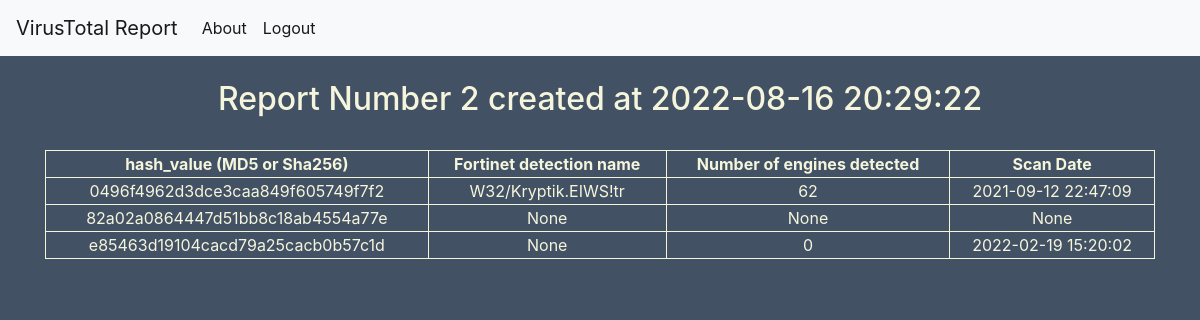
Page /2 on the earlier database version.
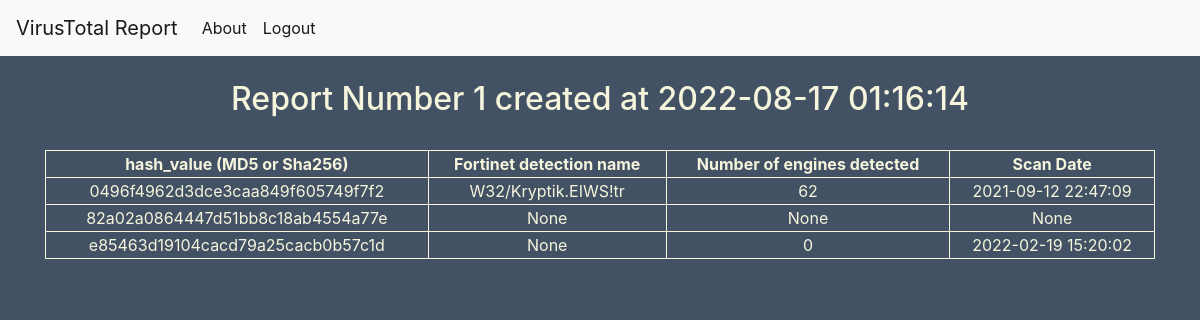
Same page on the later database version.
### tables this page shows
CREATE TABLE reports (
    id INTEGER PRIMARY KEY AUTOINCREMENT,
    created TIMESTAMP NOT NULL DEFAULT CURRENT_TIMESTAMP,
    title TEXT NOT NULL,
    user_id INTEGER NOT NULL,
    FOREIGN KEY(user_id) REFERENCES users(id)
);

CREATE TABLE hashes (
    id INTEGER PRIMARY KEY AUTOINCREMENT,
    hash_value TEXT NOT NULL,
    fortinet_result TEXT,
    positives INTEGER,
    scan_date TEXT
);

### routes.py (the view)
@app.route('/<int:report_id>')
def generate_report(report_id):
    report_info, report_hashes = get_report(report_id)
    return render_template('report.html', report_info=report_info, report_hashes=report_hashes)

### routes.py (called while the page is built)
def get_db_connection():
    conn = sqlite3.connect('database.db')
    conn.row_factory = sqlite3.Row
    return conn

def get_report(report_id):
    conn = get_db_connection()
    report_hashes = conn.execute('SELECT hashes.id, hash_value, fortinet_result, positives, scan_date '
                                 'FROM (SELECT hash_id, report_id FROM hash_report_bridge WHERE report_id = ?) '
                                 'AS SOURCE '
                                 'JOIN hashes ON SOURCE.hash_id = hashes.id',
                                 (report_id,)).fetchall()
    report_info = conn.execute('SELECT id, title, datetime(created, "localtime") AS dt FROM reports WHERE id = ?',
                               (report_id,)).fetchall()
    conn.close()
    if report_hashes is None:
        abort(404)
    return report_info[0], report_hashes

### templates/report.html
{% extends 'base.html' %}
{% block content %}
    <br>
    <h2 style="text-align: center;">
        {% block title %}
        {{ report_info['title'] }} created at {{ report_info['dt'] }}
        {% endblock %}
    </h2>
    <br>
    <table style="width:100%;">
      <tr>
            <th>hash_value (MD5 or Sha256)</th>
            <th>Fortinet detection name</th>
            <th>Number of engines detected</th>
            <th>Scan Date</th>
      </tr>
      {% for hash in report_hashes %}
        <tr>
            <td>{{ hash['hash_value'] }}</td>
            <td>{{ hash['fortinet_result'] }}</td>
            <td>{{ hash['positives'] }}</td>
            <td>{{ hash['scan_date'] }}</td>
        </tr>
      {% endfor %}
    </table>
{% endblock %}

### templates/base.html (shortened to what this page needs)
<!doctype html>
<html lang="en">
  <head>
    <link rel="stylesheet" href="https://stackpath.bootstrapcdn.com/bootstrap/4.3.1/css/bootstrap.min.css">
    <link rel="stylesheet" href="{{ url_for('static', filename='style.css') }}">
  </head>
  <body>
    <nav class="navbar navbar-expand-md navbar-light bg-light">
        <a class="navbar-brand" href="{{ url_for('index')}}">VirusTotal Report</a>
        <div class="collapse navbar-collapse" id="navbarNav">
            <ul class="navbar-nav">
            <li class="nav-item active">
                <a class="nav-link" href="{{ url_for('about_page')}}">About</a>
            </li>
            <li class="nav-item active">
                <a class="nav-link" href="{{ url_for('logout')}}">Logout</a>
            </li>
            </ul>
        </div>
    </nav>
    <div class="container">
        {% block content %} {% endblock %}
    </div>
  </body>
</html>

### static/style.css (style rules this page uses)
table, th, td { border:1px solid beige; text-align: center; color: beige; }
h1, h2, h3 { color: beige; }
* { box-sizing: border-box; font-family: -apple-system, BlinkMacSystemFont, "segoe ui", roboto, oxygen, ubuntu, cantarell, "fira sans", "droid sans", "helvetica neue", Arial, sans-serif; font-size: 16px; -webkit-font-smoothing: antialiased; -moz-osx-font-smoothing: grayscale; }
body { background-color: #435165; margin: 0; }

Differences in the rows shown:
changed reports: title "Report Number 2" → "Report Number 1"
Other differences:
{{ report_info['dt'] }}: "2022-08-16 20:29:22" → "2022-08-17 01:16:14"
